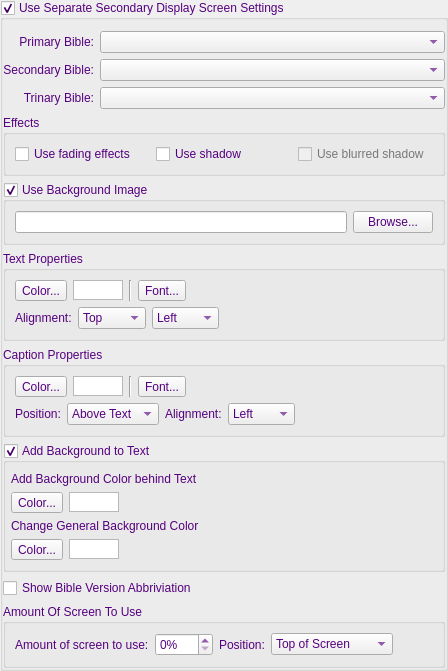
    <widget class="QGroupBox" name="groupBoxUseDisp2">
     <property name="palette">
      <palette>
       <active>
        <colorrole role="WindowText">
         <brush brushstyle="SolidPattern">
          <color alpha="255">
           <red>85</red>
           <green>0</green>
           <blue>127</blue>
          </color>
         </brush>
        </colorrole>
        <colorrole role="Text">
         <brush brushstyle="SolidPattern">
          <color alpha="255">
           <red>85</red>
           <green>0</green>
           <blue>127</blue>
          </color>
         </brush>
        </colorrole>
        <colorrole role="ButtonText">
         <brush brushstyle="SolidPattern">
          <color alpha="255">
           <red>85</red>
           <green>0</green>
           <blue>127</blue>
          </color>
         </brush>
        </colorrole>
        <colorrole role="Highlight">
         <brush brushstyle="SolidPattern">
          <color alpha="255">
           <red>170</red>
           <green>85</green>
           <blue>255</blue>
          </color>
         </brush>
        </colorrole>
        <colorrole role="PlaceholderText">
         <brush brushstyle="NoBrush">
          <color alpha="128">
           <red>85</red>
           <green>0</green>
           <blue>127</blue>
          </color>
         </brush>
        </colorrole>
       </active>
       <inactive>
        <colorrole role="WindowText">
         <brush brushstyle="SolidPattern">
          <color alpha="255">
           <red>85</red>
           <green>0</green>
           <blue>127</blue>
          </color>
         </brush>
        </colorrole>
        <colorrole role="Text">
         <brush brushstyle="SolidPattern">
          <color alpha="255">
           <red>85</red>
           <green>0</green>
           <blue>127</blue>
          </color>
         </brush>
        </colorrole>
        <colorrole role="ButtonText">
         <brush brushstyle="SolidPattern">
          <color alpha="255">
           <red>85</red>
           <green>0</green>
           <blue>127</blue>
          </color>
         </brush>
        </colorrole>
        <colorrole role="Highlight">
         <brush brushstyle="SolidPattern">
          <color alpha="255">
           <red>170</red>
           <green>85</green>
           <blue>255</blue>
          </color>
         </brush>
        </colorrole>
        <colorrole role="PlaceholderText">
         <brush brushstyle="NoBrush">
          <color alpha="128">
           <red>85</red>
           <green>0</green>
           <blue>127</blue>
          </color>
         </brush>
        </colorrole>
       </inactive>
       <disabled>
        <colorrole role="WindowText">
         <brush brushstyle="SolidPattern">
          <color alpha="255">
           <red>120</red>
           <green>120</green>
           <blue>120</blue>
          </color>
         </brush>
        </colorrole>
        <colorrole role="Text">
         <brush brushstyle="SolidPattern">
          <color alpha="255">
           <red>120</red>
           <green>120</green>
           <blue>120</blue>
          </color>
         </brush>
        </colorrole>
        <colorrole role="ButtonText">
         <brush brushstyle="SolidPattern">
          <color alpha="255">
           <red>120</red>
           <green>120</green>
           <blue>120</blue>
          </color>
         </brush>
        </colorrole>
        <colorrole role="Highlight">
         <brush brushstyle="SolidPattern">
          <color alpha="255">
           <red>51</red>
           <green>153</green>
           <blue>255</blue>
          </color>
         </brush>
        </colorrole>
        <colorrole role="PlaceholderText">
         <brush brushstyle="NoBrush">
          <color alpha="128">
           <red>85</red>
           <green>0</green>
           <blue>127</blue>
          </color>
         </brush>
        </colorrole>
       </disabled>
      </palette>
     </property>
     <property name="title">
      <string>Use Separate Secondary Display Screen Settings</string>
     </property>
     <property name="flat">
      <bool>true</bool>
     </property>
     <property name="checkable">
      <bool>true</bool>
     </property>
     <layout class="QVBoxLayout" name="verticalLayout">
      <property name="leftMargin">
       <number>0</number>
      </property>
      <property name="rightMargin">
       <number>0</number>
      </property>
      <property name="bottomMargin">
       <number>0</number>
      </property>
      <item>
       <widget class="QWidget" name="widgetBibles2" native="true">
        <layout class="QGridLayout" name="gridLayout_3">
         <property name="leftMargin">
          <number>0</number>
         </property>
         <property name="topMargin">
          <number>0</number>
         </property>
         <property name="rightMargin">
          <number>0</number>
         </property>
         <property name="bottomMargin">
          <number>0</number>
         </property>
         <item row="0" column="0">
          <widget class="QLabel" name="labelPrimaryBible2">
           <property name="text">
            <string>Primary Bible:</string>
           </property>
           <property name="alignment">
            <set>Qt::AlignRight|Qt::AlignTrailing|Qt::AlignVCenter</set>
           </property>
          </widget>
         </item>
         <item row="0" column="1">
          <widget class="QComboBox" name="comboBoxPrimaryBible2">
           <property name="sizePolicy">
            <sizepolicy hsizetype="Expanding" vsizetype="Fixed">
             <horstretch>0</horstretch>
             <verstretch>0</verstretch>
            </sizepolicy>
           </property>
          </widget>
         </item>
         <item row="1" column="0">
          <widget class="QLabel" name="labelSecondaryBible2">
           <property name="text">
            <string>Secondary Bible:</string>
           </property>
           <property name="alignment">
            <set>Qt::AlignRight|Qt::AlignTrailing|Qt::AlignVCenter</set>
           </property>
          </widget>
         </item>
         <item row="1" column="1">
          <widget class="QComboBox" name="comboBoxSecondaryBible2">
           <property name="sizePolicy">
            <sizepolicy hsizetype="Expanding" vsizetype="Fixed">
             <horstretch>0</horstretch>
             <verstretch>0</verstretch>
            </sizepolicy>
           </property>
          </widget>
         </item>
         <item row="2" column="0">
          <widget class="QLabel" name="labelTrinaryBible2">
           <property name="text">
            <string>Trinary Bible:</string>
           </property>
           <property name="alignment">
            <set>Qt::AlignRight|Qt::AlignTrailing|Qt::AlignVCenter</set>
           </property>
          </widget>
         </item>
         <item row="2" column="1">
          <widget class="QComboBox" name="comboBoxTrinaryBible2">
           <property name="sizePolicy">
            <sizepolicy hsizetype="Expanding" vsizetype="Fixed">
             <horstretch>0</horstretch>
             <verstretch>0</verstretch>
            </sizepolicy>
           </property>
          </widget>
         </item>
        </layout>
       </widget>
      </item>
      <item>
       <widget class="QGroupBox" name="groupBoxEffects2">
        <property name="palette">
         <palette>
          <active>
           <colorrole role="WindowText">
            <brush brushstyle="SolidPattern">
             <color alpha="255">
              <red>85</red>
              <green>0</green>
              <blue>127</blue>
             </color>
            </brush>
           </colorrole>
          </active>
          <inactive>
           <colorrole role="WindowText">
            <brush brushstyle="SolidPattern">
             <color alpha="255">
              <red>85</red>
              <green>0</green>
              <blue>127</blue>
             </color>
            </brush>
           </colorrole>
          </inactive>
          <disabled>
           <colorrole role="WindowText">
            <brush brushstyle="SolidPattern">
             <color alpha="255">
              <red>120</red>
              <green>120</green>
              <blue>120</blue>
             </color>
            </brush>
           </colorrole>
          </disabled>
         </palette>
        </property>
        <property name="title">
         <string>Effects</string>
        </property>
        <layout class="QHBoxLayout" name="horizontalLayout_12">
         <item>
          <widget class="QCheckBox" name="checkBoxUseFading2">
           <property name="toolTip">
            <string>If checked, when switching displayed text, fades the old text out and fades the new text in .</string>
           </property>
           <property name="text">
            <string>Use fading effects</string>
           </property>
          </widget>
         </item>
         <item>
          <widget class="QCheckBox" name="checkBoxUseShadow2">
           <property name="toolTip">
            <string>Useful when using a wallpaper image. Displays a fancy shadow effect.</string>
           </property>
           <property name="text">
            <string>Use shadow</string>
           </property>
          </widget>
         </item>
         <item>
          <widget class="QCheckBox" name="checkBoxUseBlurredShadow2">
           <property name="enabled">
            <bool>false</bool>
           </property>
           <property name="toolTip">
            <string>Useful when using a wallpaper image. Displays a fancy shadow effect.</string>
           </property>
           <property name="text">
            <string>Use blurred shadow</string>
           </property>
          </widget>
         </item>
        </layout>
       </widget>
      </item>
      <item>
       <widget class="QGroupBox" name="groupBoxBackground2">
        <property name="palette">
         <palette>
          <active>
           <colorrole role="WindowText">
            <brush brushstyle="SolidPattern">
             <color alpha="255">
              <red>85</red>
              <green>0</green>
              <blue>127</blue>
             </color>
            </brush>
           </colorrole>
          </active>
          <inactive>
           <colorrole role="WindowText">
            <brush brushstyle="SolidPattern">
             <color alpha="255">
              <red>85</red>
              <green>0</green>
              <blue>127</blue>
             </color>
            </brush>
           </colorrole>
          </inactive>
          <disabled>
           <colorrole role="WindowText">
            <brush brushstyle="SolidPattern">
             <color alpha="255">
              <red>120</red>
              <green>120</green>
              <blue>120</blue>
             </color>
            </brush>
           </colorrole>
          </disabled>
         </palette>
        </property>
        <property name="title">
         <string>Use Background Image</string>
        </property>
        <property name="checkable">
         <bool>true</bool>
        </property>
        <layout class="QHBoxLayout" name="horizontalLayout_13">
         <item>
          <widget class="QLineEdit" name="lineEditBackPath2">
           <property name="readOnly">
            <bool>true</bool>
           </property>
          </widget>
         </item>
         <item>
          <widget class="QPushButton" name="buttonBrowseBackground2">
           <property name="text">
            <string>Browse...</string>
           </property>
          </widget>
         </item>
        </layout>
       </widget>
      </item>
      <item>
       <widget class="QGroupBox" name="groupBoxTextProperties2">
        <property name="palette">
         <palette>
          <active>
           <colorrole role="WindowText">
            <brush brushstyle="SolidPattern">
             <color alpha="255">
              <red>85</red>
              <green>0</green>
              <blue>127</blue>
             </color>
            </brush>
           </colorrole>
          </active>
          <inactive>
           <colorrole role="WindowText">
            <brush brushstyle="SolidPattern">
             <color alpha="255">
              <red>85</red>
              <green>0</green>
              <blue>127</blue>
             </color>
            </brush>
           </colorrole>
          </inactive>
          <disabled>
           <colorrole role="WindowText">
            <brush brushstyle="SolidPattern">
             <color alpha="255">
              <red>120</red>
              <green>120</green>
              <blue>120</blue>
             </color>
            </brush>
           </colorrole>
          </disabled>
         </palette>
        </property>
        <property name="title">
         <string>Text Properties</string>
        </property>
        <layout class="QVBoxLayout" name="verticalLayout_5">
         <item>
          <layout class="QHBoxLayout" name="horizontalLayout_7">
           <item>
            <widget class="QToolButton" name="toolButtonTextColor2">
             <property name="text">
              <string>Color...</string>
             </property>
            </widget>
           </item>
           <item>
            <widget class="QGraphicsView" name="graphicViewTextColor2">
             <property name="sizePolicy">
              <sizepolicy hsizetype="Fixed" vsizetype="Fixed">
               <horstretch>0</horstretch>
               <verstretch>0</verstretch>
              </sizepolicy>
             </property>
             <property name="minimumSize">
              <size>
               <width>50</width>
               <height>20</height>
              </size>
             </property>
             <property name="maximumSize">
              <size>
               <width>50</width>
               <height>20</height>
              </size>
             </property>
            </widget>
           </item>
           <item>
            <widget class="Line" name="line2">
             <property name="orientation">
              <enum>Qt::Vertical</enum>
             </property>
            </widget>
           </item>
           <item>
            <widget class="QToolButton" name="toolButtonTextFont2">
             <property name="text">
              <string>Font...</string>
             </property>
            </widget>
           </item>
           <item>
            <widget class="QLabel" name="labelFont2">
             <property name="sizePolicy">
              <sizepolicy hsizetype="Minimum" vsizetype="Preferred">
               <horstretch>0</horstretch>
               <verstretch>0</verstretch>
              </sizepolicy>
             </property>
             <property name="wordWrap">
              <bool>true</bool>
             </property>
            </widget>
           </item>
          </layout>
         </item>
         <item>
          <layout class="QHBoxLayout" name="horizontalLayout_16">
           <item>
            <widget class="QLabel" name="labelTextAlign2">
             <property name="text">
              <string>Alignment:</string>
             </property>
            </widget>
           </item>
           <item>
            <widget class="QComboBox" name="comboBoxVerticalAling2">
             <item>
              <property name="text">
               <string>Top</string>
              </property>
             </item>
             <item>
              <property name="text">
               <string>Middle</string>
              </property>
             </item>
             <item>
              <property name="text">
               <string>Bottom</string>
              </property>
             </item>
            </widget>
           </item>
           <item>
            <widget class="QComboBox" name="comboBoxHorizontalAling2">
             <item>
              <property name="text">
               <string>Left</string>
              </property>
             </item>
             <item>
              <property name="text">
               <string>Center</string>
              </property>
             </item>
             <item>
              <property name="text">
               <string>Right</string>
              </property>
             </item>
            </widget>
           </item>
           <item>
            <spacer name="horizontalSpacer_9">
             <property name="orientation">
              <enum>Qt::Horizontal</enum>
             </property>
             <property name="sizeHint" stdset="0">
              <size>
               <width>40</width>
               <height>20</height>
              </size>
             </property>
            </spacer>
           </item>
          </layout>
         </item>
        </layout>
       </widget>
      </item>
      <item>
       <widget class="QGroupBox" name="groupBoxCaptionProperties2">
        <property name="palette">
         <palette>
          <active>
           <colorrole role="WindowText">
            <brush brushstyle="SolidPattern">
             <color alpha="255">
              <red>85</red>
              <green>0</green>
              <blue>127</blue>
             </color>
            </brush>
           </colorrole>
          </active>
          <inactive>
           <colorrole role="WindowText">
            <brush brushstyle="SolidPattern">
             <color alpha="255">
              <red>85</red>
              <green>0</green>
              <blue>127</blue>
             </color>
            </brush>
           </colorrole>
          </inactive>
          <disabled>
           <colorrole role="WindowText">
            <brush brushstyle="SolidPattern">
             <color alpha="255">
              <red>120</red>
              <green>120</green>
              <blue>120</blue>
             </color>
            </brush>
           </colorrole>
          </disabled>
         </palette>
        </property>
        <property name="title">
         <string>Caption Properties</string>
        </property>
        <layout class="QVBoxLayout" name="verticalLayout_6">
         <item>
          <layout class="QHBoxLayout" name="horizontalLayout_10">
           <item>
            <widget class="QToolButton" name="toolButtonCaptionColor2">
             <property name="text">
              <string>Color...</string>
             </property>
            </widget>
           </item>
           <item>
            <widget class="QGraphicsView" name="graphicViewCaptionColor2">
             <property name="sizePolicy">
              <sizepolicy hsizetype="Fixed" vsizetype="Fixed">
               <horstretch>0</horstretch>
               <verstretch>0</verstretch>
              </sizepolicy>
             </property>
             <property name="minimumSize">
              <size>
               <width>50</width>
               <height>20</height>
              </size>
             </property>
             <property name="maximumSize">
              <size>
               <width>50</width>
               <height>20</height>
              </size>
             </property>
            </widget>
           </item>
           <item>
            <widget class="Line" name="line_3">
             <property name="orientation">
              <enum>Qt::Vertical</enum>
             </property>
            </widget>
           </item>
           <item>
            <widget class="QToolButton" name="toolButtonCaptionFont2">
             <property name="text">
              <string>Font...</string>
             </property>
            </widget>
           </item>
           <item>
            <widget class="QLabel" name="labelFontCaption2">
             <property name="sizePolicy">
              <sizepolicy hsizetype="Minimum" vsizetype="Preferred">
               <horstretch>0</horstretch>
               <verstretch>0</verstretch>
              </sizepolicy>
             </property>
             <property name="wordWrap">
              <bool>true</bool>
             </property>
            </widget>
           </item>
          </layout>
         </item>
         <item>
          <layout class="QHBoxLayout" name="horizontalLayout_17">
           <item>
            <widget class="QLabel" name="labelPosition2">
             <property name="text">
              <string>Position:</string>
             </property>
            </widget>
           </item>
           <item>
            <widget class="QComboBox" name="comboBoxCaptionPosition2">
             <item>
              <property name="text">
               <string>Above Text</string>
              </property>
             </item>
             <item>
              <property name="text">
               <string>Below Text</string>
              </property>
             </item>
            </widget>
           </item>
           <item>
            <widget class="QLabel" name="labelCaptionAlign2">
             <property name="text">
              <string>Alignment:</string>
             </property>
            </widget>
           </item>
           <item>
            <widget class="QComboBox" name="comboBoxCaptionAlign2">
             <item>
              <property name="text">
               <string>Left</string>
              </property>
             </item>
             <item>
              <property name="text">
               <string>Center</string>
              </property>
             </item>
             <item>
              <property name="text">
               <string>Right</string>
              </property>
             </item>
            </widget>
           </item>
           <item>
            <spacer name="horizontalSpacer_6">
             <property name="orientation">
              <enum>Qt::Horizontal</enum>
             </property>
             <property name="sizeHint" stdset="0">
              <size>
               <width>40</width>
               <height>20</height>
              </size>
             </property>
            </spacer>
           </item>
          </layout>
         </item>
        </layout>
       </widget>
      </item>
      <item>
       <widget class="QGroupBox" name="groupBoxAddBackgroundToText">
        <property name="title">
         <string>Add Background to Text</string>
        </property>
        <property name="flat">
         <bool>true</bool>
        </property>
        <property name="checkable">
         <bool>true</bool>
        </property>
        <layout class="QVBoxLayout" name="verticalLayout_13">
         <property name="leftMargin">
          <number>5</number>
         </property>
         <property name="rightMargin">
          <number>5</number>
         </property>
         <item>
          <widget class="QLabel" name="labelAddBKColorToText">
           <property name="text">
            <string>Add Background Color behind Text</string>
           </property>
          </widget>
         </item>
         <item>
          <layout class="QHBoxLayout" name="horizontalLayout_33">
           <property name="topMargin">
            <number>0</number>
           </property>
           <property name="bottomMargin">
            <number>0</number>
           </property>
           <item>
            <widget class="QToolButton" name="toolButtonAddBKColorText">
             <property name="text">
              <string>Color...</string>
             </property>
            </widget>
           </item>
           <item>
            <widget class="QGraphicsView" name="graphicViewAddBKColor">
             <property name="minimumSize">
              <size>
               <width>50</width>
               <height>20</height>
              </size>
             </property>
             <property name="maximumSize">
              <size>
               <width>50</width>
               <height>20</height>
              </size>
             </property>
            </widget>
           </item>
           <item>
            <spacer name="horizontalSpacer_14">
             <property name="orientation">
              <enum>Qt::Horizontal</enum>
             </property>
             <property name="sizeHint" stdset="0">
              <size>
               <width>40</width>
               <height>20</height>
              </size>
             </property>
            </spacer>
           </item>
          </layout>
         </item>
         <item>
          <widget class="QLabel" name="labelChangeGeneralBKColor">
           <property name="text">
            <string>Change General Background Color</string>
           </property>
          </widget>
         </item>
         <item>
          <layout class="QHBoxLayout" name="horizontalLayout_34">
           <property name="topMargin">
            <number>0</number>
           </property>
           <property name="bottomMargin">
            <number>0</number>
           </property>
           <item>
            <widget class="QToolButton" name="toolButtonChangeGenBKColor">
             <property name="text">
              <string>Color...</string>
             </property>
            </widget>
           </item>
           <item>
            <widget class="QGraphicsView" name="graphicViewChangeGenBKColor">
             <property name="minimumSize">
              <size>
               <width>50</width>
               <height>20</height>
              </size>
             </property>
             <property name="maximumSize">
              <size>
               <width>50</width>
               <height>20</height>
              </size>
             </property>
            </widget>
           </item>
           <item>
            <spacer name="horizontalSpacer_15">
             <property name="orientation">
              <enum>Qt::Horizontal</enum>
             </property>
             <property name="sizeHint" stdset="0">
              <size>
               <width>40</width>
               <height>20</height>
              </size>
             </property>
            </spacer>
           </item>
          </layout>
         </item>
        </layout>
       </widget>
      </item>
      <item>
       <layout class="QHBoxLayout" name="horizontalLayout_21">
        <property name="topMargin">
         <number>0</number>
        </property>
        <property name="bottomMargin">
         <number>0</number>
        </property>
        <item>
         <widget class="QCheckBox" name="checkBoxAbbiviations2">
          <property name="text">
           <string>Show Bible Version Abbriviation</string>
          </property>
         </widget>
        </item>
       </layout>
      </item>
      <item>
       <widget class="QGroupBox" name="groupBoxMaxScreen2">
        <property name="palette">
         <palette>
          <active>
           <colorrole role="WindowText">
            <brush brushstyle="SolidPattern">
             <color alpha="255">
              <red>85</red>
              <green>0</green>
              <blue>127</blue>
             </color>
            </brush>
           </colorrole>
          </active>
          <inactive>
           <colorrole role="WindowText">
            <brush brushstyle="SolidPattern">
             <color alpha="255">
              <red>85</red>
              <green>0</green>
              <blue>127</blue>
             </color>
            </brush>
           </colorrole>
          </inactive>
          <disabled>
           <colorrole role="WindowText">
            <brush brushstyle="SolidPattern">
             <color alpha="255">
              <red>120</red>
              <green>120</green>
              <blue>120</blue>
             </color>
            </brush>
           </colorrole>
          </disabled>
         </palette>
        </property>
        <property name="title">
         <string>Amount Of Screen To Use</string>
        </property>
        <layout class="QGridLayout" name="gridLayout_2">
         <item row="0" column="0">
          <layout class="QHBoxLayout" name="horizontalLayout_8">
           <item>
            <widget class="QLabel" name="labelMaxPercent2">
             <property name="text">
              <string>Amount of screen to use:</string>
             </property>
            </widget>
           </item>
           <item>
            <widget class="QSpinBox" name="spinBoxMaxScreen2">
             <property name="toolTip">
              <string>Percent of screen to be used.</string>
             </property>
             <property name="suffix">
              <string notr="true">%</string>
             </property>
             <property name="maximum">
              <number>100</number>
             </property>
            </widget>
           </item>
           <item>
            <widget class="QLabel" name="labelMaxTopButtom2">
             <property name="text">
              <string>Position:</string>
             </property>
            </widget>
           </item>
           <item>
            <widget class="QComboBox" name="comboBoxScreenPosition2">
             <property name="toolTip">
              <string>Select to use either top portion of the screen or bottom.</string>
             </property>
             <item>
              <property name="text">
               <string>Top of Screen</string>
              </property>
             </item>
             <item>
              <property name="text">
               <string>Bottom of Screen</string>
              </property>
             </item>
            </widget>
           </item>
           <item>
            <spacer name="horizontalSpacer_4">
             <property name="orientation">
              <enum>Qt::Horizontal</enum>
             </property>
             <property name="sizeHint" stdset="0">
              <size>
               <width>40</width>
               <height>20</height>
              </size>
             </property>
            </spacer>
           </item>
          </layout>
         </item>
        </layout>
       </widget>
      </item>
     </layout>
    </widget>
